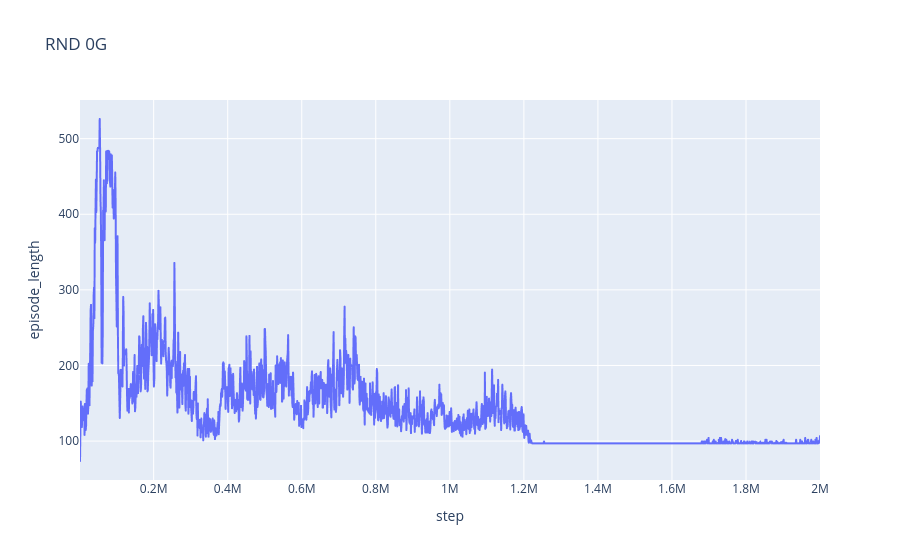

Notebook cell for this chart:
### Code cell
train = pd.read_csv("logs/health_gathering_0g_rnd/2026-01-16-09-46-30/train.log")
fig = px.line(train, x="step", y="episode_length", title="RND 0G")
fig.show()

### Figure 1 — Plotly figure (JSON) as saved in the notebook; plotly's stock layout.template omitted (floating-point values rounded to 4 significant figures; data arrays with more than 128 entries replaced by an {"elided": "..."} marker saying what was removed)
{"data": [{"hovertemplate": "step=%{x}<br>episode_length=%{y}<extra></extra>", "legendgroup": "", "line": {"color": "#636efa", "dash": "solid"}, "marker": {"symbol": "circle"}, "mode": "lines", "name": "", "showlegend": false, "type": "scattergl", "x": {"elided": "1953 int values"}, "xaxis": "x", "y": {"elided": "1953 float values"}, "yaxis": "y"}], "layout": {"legend": {"tracegroupgap": 0}, "title": {"text": "RND 0G"}, "xaxis": {"anchor": "y", "domain": [0, 1], "title": {"text": "step"}}, "yaxis": {"anchor": "x", "domain": [0, 1], "title": {"text": "episode_length"}}}}
